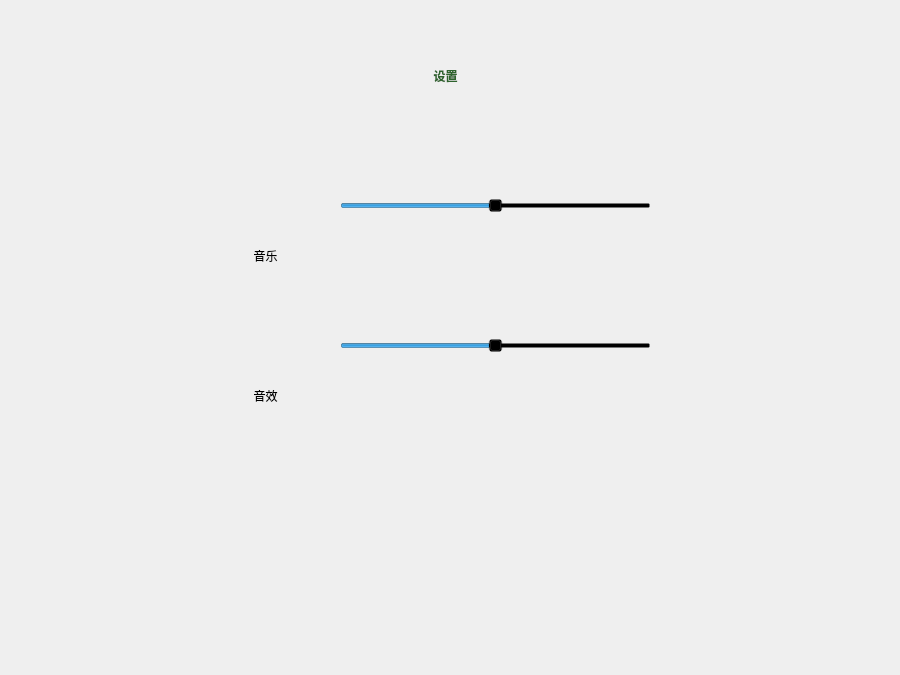
<?xml version="1.0" encoding="UTF-8"?>
<ui version="4.0">
 <class>SettingWindow</class>
 <widget class="QMainWindow" name="SettingWindow">
  <property name="geometry">
   <rect>
    <x>0</x>
    <y>0</y>
    <width>900</width>
    <height>675</height>
   </rect>
  </property>
  <property name="windowTitle">
   <string>MainWindow</string>
  </property>
  <widget class="QWidget" name="settingpic">
   <property name="styleSheet">
    <string notr="true">#settingpic{border-image:url(:/gui/settingWindow/bk.jpg)}</string>
   </property>
   <widget class="QLabel" name="label">
    <property name="geometry">
     <rect>
      <x>400</x>
      <y>60</y>
      <width>91</width>
      <height>31</height>
     </rect>
    </property>
    <property name="styleSheet">
     <string notr="true">font: 15pt &quot;楷体&quot;;
font-weight: bold; 
color:rgb(46, 99, 45)</string>
    </property>
    <property name="text">
     <string>设置</string>
    </property>
    <property name="alignment">
     <set>Qt::AlignmentFlag::AlignCenter</set>
    </property>
   </widget>
   <widget class="QPushButton" name="btnReturn">
    <property name="geometry">
     <rect>
      <x>710</x>
      <y>70</y>
      <width>40</width>
      <height>40</height>
     </rect>
    </property>
    <property name="styleSheet">
     <string notr="true">QPushButton#btnReturn {
    border: none;
    }

QPushButton#btnReturn:hover {
	icon: url(:/gui/aboutWindow/2-.png);
}</string>
    </property>
    <property name="text">
     <string/>
    </property>
    <property name="icon">
     <iconset resource="../../resource/resource.qrc">
      <normaloff>:/gui/aboutWindow/2.png</normaloff>:/gui/aboutWindow/2.png</iconset>
    </property>
    <property name="iconSize">
     <size>
      <width>40</width>
      <height>40</height>
     </size>
    </property>
   </widget>
   <widget class="QPushButton" name="btnMusic">
    <property name="geometry">
     <rect>
      <x>230</x>
      <y>170</y>
      <width>70</width>
      <height>70</height>
     </rect>
    </property>
    <property name="styleSheet">
     <string notr="true">  border: none;</string>
    </property>
    <property name="text">
     <string/>
    </property>
    <property name="icon">
     <iconset resource="../../resource/resource.qrc">
      <normaloff>:/gui/settingWindow/1.png</normaloff>:/gui/settingWindow/1.png</iconset>
    </property>
    <property name="iconSize">
     <size>
      <width>80</width>
      <height>80</height>
     </size>
    </property>
   </widget>
   <widget class="QPushButton" name="btnSound">
    <property name="geometry">
     <rect>
      <x>230</x>
      <y>310</y>
      <width>70</width>
      <height>70</height>
     </rect>
    </property>
    <property name="styleSheet">
     <string notr="true">border: none;</string>
    </property>
    <property name="text">
     <string/>
    </property>
    <property name="icon">
     <iconset resource="../../resource/resource.qrc">
      <normaloff>:/gui/settingWindow/3.png</normaloff>:/gui/settingWindow/3.png</iconset>
    </property>
    <property name="iconSize">
     <size>
      <width>70</width>
      <height>70</height>
     </size>
    </property>
   </widget>
   <widget class="QLabel" name="label_music">
    <property name="geometry">
     <rect>
      <x>240</x>
      <y>240</y>
      <width>51</width>
      <height>31</height>
     </rect>
    </property>
    <property name="text">
     <string>音乐</string>
    </property>
    <property name="alignment">
     <set>Qt::AlignmentFlag::AlignCenter</set>
    </property>
   </widget>
   <widget class="QLabel" name="label_sound">
    <property name="geometry">
     <rect>
      <x>240</x>
      <y>380</y>
      <width>51</width>
      <height>31</height>
     </rect>
    </property>
    <property name="text">
     <string>音效</string>
    </property>
    <property name="alignment">
     <set>Qt::AlignmentFlag::AlignCenter</set>
    </property>
   </widget>
   <widget class="QSlider" name="music_slider">
    <property name="geometry">
     <rect>
      <x>340</x>
      <y>180</y>
      <width>311</width>
      <height>51</height>
     </rect>
    </property>
    <property name="styleSheet">
     <string notr="true">QSlider::groove:horizontal {
	image:url(:/gui/settingWindow/4.png);
    height: 35px;
    border:0px;
left:10px;
right:10px;
}
QSlider::handle:horizontal{
image:url(:/gui/settingWindow/5.png);
 width: 40px; /* 设置滑块的宽度 */
    height: 40px; /* 设置滑块的高度 */
    margin: -15px -15px -15px -15px; /* 调整滑块位置，使其可以滑动到滑轨两端 */
}
QSlider {
    border: none;
    background: transparent;
    height: 35px; /* 滑轨的高度 */
}</string>
    </property>
    <property name="maximum">
     <number>100</number>
    </property>
    <property name="value">
     <number>50</number>
    </property>
    <property name="orientation">
     <enum>Qt::Orientation::Horizontal</enum>
    </property>
   </widget>
   <widget class="QSlider" name="sound_slider">
    <property name="geometry">
     <rect>
      <x>340</x>
      <y>320</y>
      <width>311</width>
      <height>51</height>
     </rect>
    </property>
    <property name="styleSheet">
     <string notr="true">QSlider::groove:horizontal {
	image:url(:/gui/settingWindow/4.png);
    height: 35px;
    border:0px;
left:10px;
right:10px;
}
QSlider::handle:horizontal{
image:url(:/gui/settingWindow/5.png);
 width: 40px; /* 设置滑块的宽度 */
    height: 40px; /* 设置滑块的高度 */
    margin: -15px -15px -15px -15px; /* 调整滑块位置，使其可以滑动到滑轨两端 */
}
QSlider {
    border: none;
    background: transparent;
    height: 35px; /* 滑轨的高度 */
}</string>
    </property>
    <property name="maximum">
     <number>100</number>
    </property>
    <property name="value">
     <number>50</number>
    </property>
    <property name="orientation">
     <enum>Qt::Orientation::Horizontal</enum>
    </property>
   </widget>
  </widget>
 </widget>
 <resources>
  <include location="../../resource/resource.qrc"/>
 </resources>
 <connections/>
</ui>
